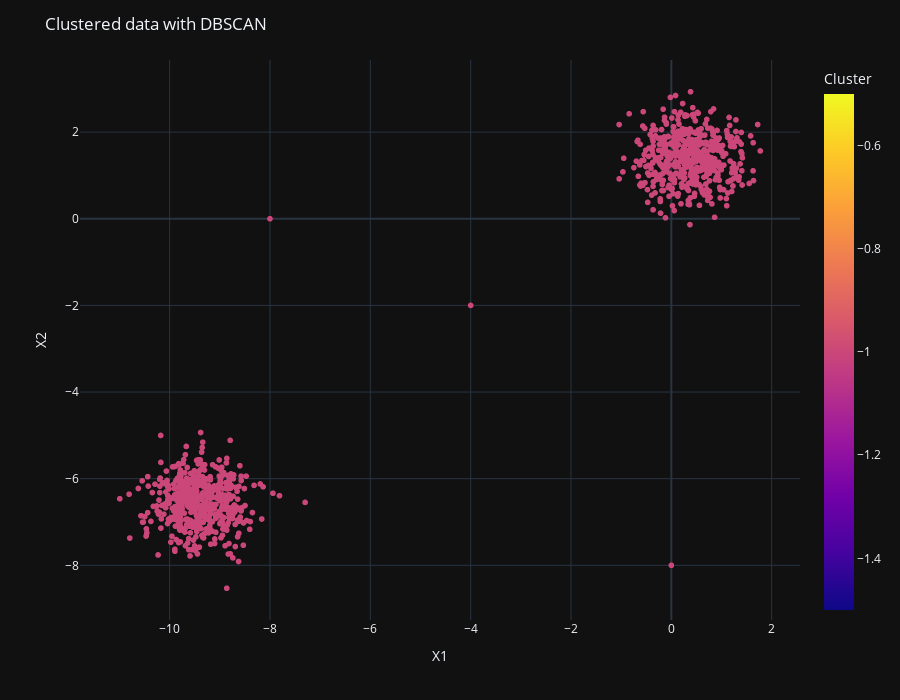

Notebook source saved alongside this figure:
### Code cell
dbscan = DBSCAN(eps=0.001)
display_categories(dbscan, two_blobs_outliers)

### Figure 1 — Plotly figure (JSON) as saved in the notebook; plotly's stock layout.template omitted (floating-point values rounded to 4 significant figures; data arrays with more than 128 entries replaced by an {"elided": "..."} marker saying what was removed)
{"data": [{"hovertemplate": "X1=%{x}<br>X2=%{y}<br>Cluster=%{marker.color}<extra></extra>", "legendgroup": "", "marker": {"color": {"elided": "1003 int values"}, "coloraxis": "coloraxis", "symbol": "circle"}, "mode": "markers", "name": "", "showlegend": false, "x": {"elided": "1003 float values"}, "xaxis": "x", "y": {"elided": "1003 float values"}, "yaxis": "y", "type": "scattergl"}], "layout": {"xaxis": {"anchor": "y", "domain": [0.0, 1.0], "title": {"text": "X1"}}, "yaxis": {"anchor": "x", "domain": [0.0, 1.0], "title": {"text": "X2"}}, "coloraxis": {"colorbar": {"title": {"text": "Cluster"}}, "colorscale": [[0.0, "#0d0887"], [0.1111, "#46039f"], [0.2222, "#7201a8"], [0.3333, "#9c179e"], [0.4444, "#bd3786"], [0.5556, "#d8576b"], [0.6667, "#ed7953"], [0.7778, "#fb9f3a"], [0.8889, "#fdca26"], [1.0, "#f0f921"]]}, "legend": {"tracegroupgap": 0}, "margin": {"t": 60}, "width": 900, "height": 700, "title": {"text": "Clustered data with DBSCAN"}}}
